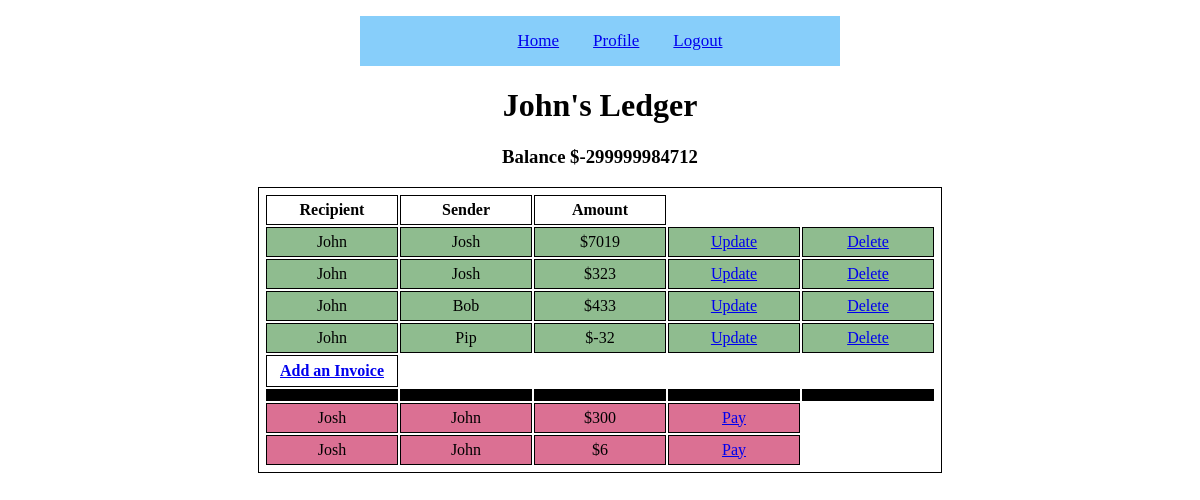
The page /Profile (signed in) on the database its author committed.
### BracketFinal.py (models this page shows, shortened)
class User(UserMixin, db.Model):
    id = db.Column(db.Integer, primary_key=True)
    invoices = db.relationship('Invoice', backref='user')
    username = db.Column(db.String(100), unique=True, nullable=False)
    password = db.Column(db.String(100), nullable=False)
    email = db.Column(db.String(100),unique=True, nullable=False)
    balance = db.Column(db.Integer)

class Invoice(db.Model):
    id = db.Column(db.Integer, primary_key=True)
    sender = db.Column(db.Integer, db.ForeignKey('user.username'))
    recipient = db.Column(db.String(100), unique=True, nullable=False)
    amount = db.Column(db.Integer)

### BracketFinal.py (the view)
@app.route('/Profile')
@login_required
def profile():
    charges = Invoice.query.filter_by(sender=current_user.username).all()
    bills = Invoice.query.filter_by(recipient=current_user.username).all()
    balance = current_user.balance
    name = current_user.username
    return render_template("profile.html", charges=charges, bills=bills, balance=balance, name = name)

### BracketFinal.py (called while the page is built)
@login.user_loader
def load_user(uid):
    return User.query.get(uid)

### templates/profile.html (shortened to what this page needs)
<!DOCTYPE html>
<html lang="en">
{% extends "base.html" %}
{% block content %}
<body>
<h1>{{ name }}'s Ledger</h1>
<h3>Balance ${{ balance }}</h3>
      <table>
         <thead>
            <tr>
               <th>Recipient</th>
               <th>Sender</th>
               <th>Amount</th>
            </tr>
         </thead>
         <tbody>
            {% for charge in charges %}
               <tr class="charge">
                  <td>{{ charge.sender }}</td>
                  <td>{{ charge.recipient }}</td>
                  <td>${{ charge.amount }}</td>
                   <td><a href="/invoice/{{charge.id}}">Update</a></td>
                   <td><a href="/delete/{{charge.id}}">Delete</a></td>
               </tr>
            {% endfor %}
            <th class="new_invoice"><a href="{{ url_for('invoice', id = -99)}}">Add an Invoice</a></th>
            <tr class="empty"><td></td><td></td><td></td><td></td><td></td></tr>
         {% for charge in bills %}
               <tr class="bill">
                  <td>{{ charge.sender }}</td>
                  <td>{{ charge.recipient }}</td>
                  <td>${{ charge.amount }}</td>
                   <td><a href="{{ url_for('pay', id = charge.id)}}">Pay</a></td>
               </tr>
            {% endfor %}
         </tbody>
      </table>
</body>
{% endblock %}

### static/style.css (style rules this page uses)
html, body { height:100%; }
html { display:table; width:100%; }
body { display:table-cell; text-align:center; vertical-align:text-top; }
table, th, td { margin:0 auto; border: 1px solid black; text-align: center; padding: 5px; }
td,th { width: 120px; }
tr.charge { background-color: darkseagreen; }
tr.bill { background-color: palevioletred; }
th.new_invoice { height: 20px; }
tr.empty { background-color: black; margin-top: 5px; margin-bottom: 15px; }

### rows shown on the page
User: username "John", balance "-299999984712"
Invoice: sender "John", recipient "Josh", amount "7019"
Invoice: sender "John", recipient "Josh", amount "323"
Invoice: sender "John", recipient "Bob", amount "433"
Invoice: sender "John", recipient "Pip", amount "-32"
Invoice: sender "Josh", recipient "John", amount "300"
Invoice: sender "Josh", recipient "John", amount "6"
